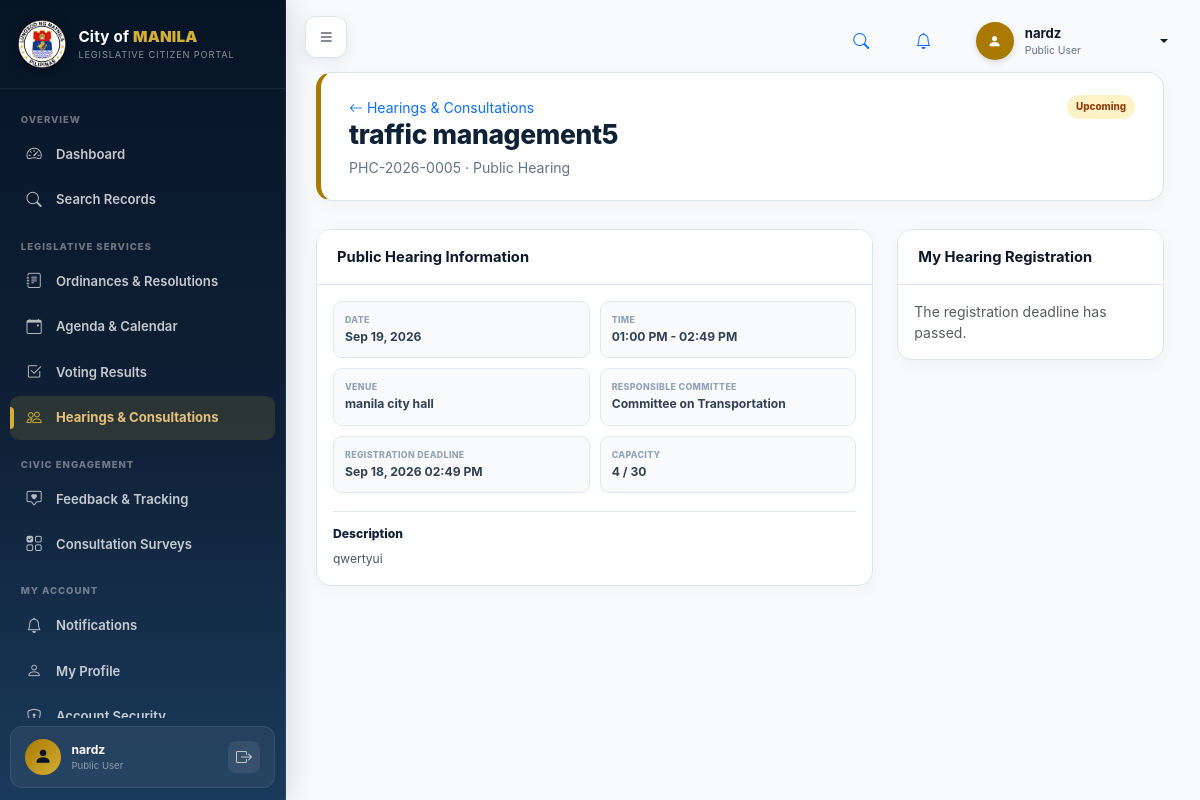
The app's page /citizen_portal/modules/hearings/view.php?id=5 (signed in) with its own data.
### tables this page shows
CREATE TABLE `users` (
  `id` int(11) NOT NULL,
  `username` varchar(100) DEFAULT NULL,
  `full_name` varchar(150) NOT NULL,
  `email` varchar(150) NOT NULL,
  `phone` varchar(50) DEFAULT NULL,
  `password` varchar(255) NOT NULL,
  `role_id` int(11) NOT NULL,
  `office_id` int(11) DEFAULT NULL,
  `department_id` int(11) DEFAULT NULL,
  `status` varchar(50) DEFAULT 'Active',
  `created_at` timestamp NOT NULL DEFAULT current_timestamp(),
  `last_login_at` datetime DEFAULT NULL,
  `updated_at` timestamp NOT NULL DEFAULT current_timestamp() ON UPDATE current_timestamp(),
  `deleted_at` datetime DEFAULT NULL
);

CREATE TABLE `roles` (
  `id` int(11) NOT NULL,
  `name` varchar(100) NOT NULL,
  `created_at` timestamp NOT NULL DEFAULT current_timestamp()
);

CREATE TABLE `hearings` (
  `id` int(11) NOT NULL,
  `legislative_item_id` int(11) DEFAULT NULL,
  `reference_number` varchar(100) DEFAULT NULL,
  `title` varchar(255) NOT NULL,
  `hearing_type_id` int(11) DEFAULT NULL,
  `committee_id` int(11) DEFAULT NULL,
  `venue` varchar(255) DEFAULT NULL,
  `hearing_date` date NOT NULL,
  `end_date` date DEFAULT NULL,
  `hearing_time` time NOT NULL,
  `end_time` time DEFAULT NULL,
  `status` varchar(50) NOT NULL DEFAULT 'Upcoming',
  `description` text DEFAULT NULL,
  `created_at` timestamp NOT NULL DEFAULT current_timestamp(),
  `registration_deadline` datetime DEFAULT NULL,
  `maximum_participants` int(11) DEFAULT NULL,
  `meeting_link` varchar(500) DEFAULT NULL,
  `visibility` varchar(30) DEFAULT 'Public',
  `created_by` int(11) DEFAULT NULL,
  `updated_at` timestamp NOT NULL DEFAULT current_timestamp() ON UPDATE current_timestamp(),
  `cancelled_at` datetime DEFAULT NULL,
  `cancellation_reason` text DEFAULT NULL
);

CREATE TABLE `hearing_types` (
  `id` int(11) NOT NULL,
  `name` varchar(100) NOT NULL
);

CREATE TABLE `committees` (
  `id` int(11) NOT NULL,
  `name` varchar(150) NOT NULL,
  `description` text DEFAULT NULL,
  `created_at` timestamp NOT NULL DEFAULT current_timestamp(),
  `office_id` int(11) DEFAULT NULL,
  `status` varchar(30) DEFAULT 'Active',
  `updated_at` timestamp NOT NULL DEFAULT current_timestamp() ON UPDATE current_timestamp()
);

### citizen_portal/includes/functions.php (called while the page is built, shortened)
<?php
function e(?string $value): string
{
    return htmlspecialchars($value??'',ENT_QUOTES,'UTF-8');
}
function appUrl(string $path=''): string
{
    return rtrim(APP_URL,'/').'/'.ltrim($path,'/');
}
function formatDate(?string $date,string $format='M d, Y'): string
{
    $time=strtotime($date);
    return $time?date($format,$time):'—';
}
function formatDateTime(?string $date,string $format='M d, Y h:i A'): string
{
    return formatDate($date,$format);
}

### citizen_portal/includes/auth.php (called while the page is built, shortened)
<?php
require_once __DIR__.'/../config/database.php';
require_once __DIR__.'/functions.php';
function isLoggedIn(): bool
{
    return !empty($_SESSION['citizen_user_id']);
}
function currentUserId(): int
{
    return (int)($_SESSION['citizen_user_id']??0);
}
function currentUser(): ?array
{
    return [
        'id'=>currentUserId(),
        'full_name'=>(string)($_SESSION['citizen_full_name']??''),
        'email'=>(string)($_SESSION['citizen_email']??''),
        'role_name'=>(string)($_SESSION['citizen_role_name']??''),
    ];
}
function portalAccountRow(int $userId): ?array
{
    try{
        $q=db()->prepare(
            'SELECT u.id,u.username,u.full_name,u.email,u.phone,
                    u.password,u.status,u.deleted_at,
                    r.name role_name
             FROM users u
             JOIN roles r ON r.id=u.role_id
             WHERE u.id=:user
             LIMIT 1'
        );
        $q->execute([':user'=>$userId]);
        $row=$q->fetch();
        return $row?:null;
    }catch(Throwable $e){
        error_log('[Citizen Portal account row] '.$e->getMessage());
        return null;
    }
}
function requireLogin(): void
{
    $userId=currentUserId();
    $account=portalAccountRow($userId);
}

### citizen_portal/config/database.php (called while the page is built, shortened)
<?php
final class Database
{
    private static ?PDO $instance=null;
    public static function getInstance(): PDO
    {
        if(self::$instance===null){
            $dsn='mysql:host='.DB_HOST.';dbname='.DB_NAME.';charset='.DB_CHARSET;
            self::$instance=new PDO($dsn,DB_USER,DB_PASS,[
                PDO::ATTR_ERRMODE=>PDO::ERRMODE_EXCEPTION,
                PDO::ATTR_DEFAULT_FETCH_MODE=>PDO::FETCH_ASSOC,
                PDO::ATTR_EMULATE_PREPARES=>false,
            ]);
        }
        return self::$instance;
    }
}
function db(): PDO
{
    return Database::getInstance();
}

### citizen_portal/includes/public_data.php (called while the page is built, shortened)
<?php
require_once __DIR__.'/auth.php';
function portalStatusClass(string $status): string
{
    $s=strtolower(trim($status));
    if(in_array($s,[
        'in progress','ongoing','upcoming','scheduled','under review'
    ],true))return 'warn';
    return 'neutral';
}

### citizen_portal/modules/hearings/view.php (the view, shortened to what this page needs)
<?php
require_once __DIR__.'/../../includes/citizen_services.php';
requireLogin();
$pdo=db();
$id=(int)($_GET['id']??0);
$q=$pdo->prepare(
    'SELECT
        h.*,ht.name hearing_type,c.name committee_name,
        li.reference_number legislative_reference,li.title legislative_title,
        li.visibility legislative_visibility,
        (SELECT COUNT(*) FROM registrations r
         WHERE r.hearing_id=h.id
           AND r.registration_status IN ("Pending","Approved")) registration_count
     FROM hearings h
     LEFT JOIN hearing_types ht ON ht.id=h.hearing_type_id
     LEFT JOIN committees c ON c.id=h.committee_id
     LEFT JOIN legislative_items li ON li.id=h.legislative_item_id
     WHERE h.id=:id
       AND h.visibility="Public"
       AND h.status IN ("Upcoming","Ongoing","Completed")
     LIMIT 1'
);
$q->execute([':id'=>$id]);
$hearing=$q->fetch();
$registration=null;
$deadlineOk=!$hearing['registration_deadline']||strtotime($hearing['registration_deadline'])>=time();
$capacityOk=!$hearing['maximum_participants']||(int)$hearing['registration_count']<(int)$hearing['maximum_participants'];
$registrationOpen=$hearing['status']==='Upcoming'&&$deadlineOk&&$capacityOk&&!$registration;
$activeMenu='hearings';
$extraCss=[appUrl('assets/css/public-modules.css')];
include __DIR__.'/../../layouts/header.php';
?>
<div class="app-shell">
<?php include __DIR__.'/../../layouts/sidebar.php'; ?>
<main class="main-content">
<div class="page-head">
<div>
<a class="small text-decoration-none" href="<?= e(appUrl('modules/hearings/index.php')) ?>"><i class="bi bi-arrow-left"></i> Hearings & Consultations</a>
<h1><?= e($hearing['title']) ?></h1>
<p><?= e($hearing['reference_number']?:'Public Hearing') ?> · <?= e($hearing['hearing_type']?:'Hearing') ?></p>
</div>
<span class="public-status <?= e(portalStatusClass($hearing['status'])) ?>"><?= e($hearing['status']) ?></span>
</div>
<div class="row g-4">
<div class="col-xl-8">
<div class="card portal-card mb-4">
<div class="card-header">Public Hearing Information</div>
<div class="card-body">
<div class="public-detail-grid">
<div><small>Date</small><strong><?= formatDate($hearing['hearing_date']) ?></strong></div>
<div><small>Time</small><strong><?= e(date('h:i A',strtotime($hearing['hearing_time']))) ?><?= $hearing['end_time']?' - '.e(date('h:i A',strtotime($hearing['end_time']))):'' ?></strong></div>
<div><small>Venue</small><strong><?= e($hearing['venue']?:'To be announced') ?></strong></div>
<div><small>Responsible Committee</small><strong><?= e($hearing['committee_name']?:'—') ?></strong></div>
<div><small>Registration Deadline</small><strong><?= formatDateTime($hearing['registration_deadline']) ?></strong></div>
<div><small>Capacity</small><strong><?= $hearing['maximum_participants']?(int)$hearing['registration_count'].' / '.(int)$hearing['maximum_participants']:'No public limit set' ?></strong></div>
</div>
<?php if($hearing['description']): ?><div class="public-text-block"><h3>Description</h3><p><?= nl2br(e($hearing['description'])) ?></p></div><?php endif; ?>
</div>
</div>
</div>
<div class="col-xl-4">
<div class="card portal-card">
<div class="card-header">My Hearing Registration</div>
<div class="card-body">
<?php if($registration): ?>
<div class="safe-note mb-3"><i class="bi bi-person-check"></i><div><strong><?= e($registration['registration_status']) ?></strong><span>Registration code: <?= e($registration['registration_code']?:'Pending assignment') ?></span></div></div>
<div class="public-side-list">
<div><small>Attendance Type</small><strong><?= e($registration['attendance_type']) ?></strong></div>
<div><small>Registered</small><strong><?= formatDateTime($registration['registered_at']) ?></strong></div>
<div><small>Approved</small><strong><?= formatDateTime($registration['approved_at']) ?></strong></div>
</div>
<?php else: ?>
<div class="text-muted small">
<?php if($hearing['status']!=='Upcoming'): ?>Registration is no longer open for this hearing.
<?php elseif(!$deadlineOk): ?>The registration deadline has passed.
<?php elseif(!$capacityOk): ?>The public registration capacity has been reached.
<?php else: ?>Registration is unavailable.<?php endif; ?>
</div>
<?php endif; ?>
</div>
</div>
</div>
</div>
</main>
</div>
<?php include __DIR__.'/../../layouts/footer.php'; ?>

### citizen_portal/layouts/header.php (shortened to what this page needs)
<?php
$user = currentUser();
?>
<!doctype html>
<html lang="en">
<head>
<link rel="stylesheet" href="https://cdn.jsdelivr.net/npm/bootstrap@5.3.3/dist/css/bootstrap.min.css">
<link rel="stylesheet" href="https://cdn.jsdelivr.net/npm/bootstrap-icons@1.11.3/font/bootstrap-icons.css">
<link rel="stylesheet" href="<?= e(appUrl('assets/css/style.css?v=' . time())) ?>">
<link rel="stylesheet" href="<?= e(appUrl('assets/css/orlms-shell.css?v=' . time())) ?>">
<?php if(!empty($extraCss)): foreach($extraCss as $css): ?>
<link rel="stylesheet" href="<?= e($css) ?>">
<?php endforeach; endif; ?>
</head>
<body>
<header class="orlms-topbar">
    <button class="orlms-menu-button" id="sidebarToggle" type="button" aria-label="Toggle Sidebar">
        <i class="bi bi-list"></i>
    </button>
    <div class="orlms-topbar-actions">
        <a class="orlms-topbar-icon" href="<?= e(appUrl('pages/search.php')) ?>" title="Search Public Records">
            <i class="bi bi-search"></i>
        </a>
        <a class="orlms-topbar-icon" href="<?= e(appUrl('pages/notifications.php')) ?>" title="Notifications">
            <i class="bi bi-bell"></i>
        </a>
        <div class="dropdown">
            <button class="orlms-user-button dropdown-toggle" type="button" data-bs-toggle="dropdown" aria-expanded="false">
                <span class="orlms-avatar"><i class="bi bi-person-fill"></i></span>
                <div class="orlms-user-copy">
                    <strong><?= e($user['full_name'] ?? 'Citizen User') ?></strong>
                    <small><?= e($user['role_name'] ?? 'Public Citizen') ?></small>
                </div>
            </button>
        </div>
    </div>
</header>

### citizen_portal/layouts/sidebar.php (shortened to what this page needs)
<?php
$activeMenu = $activeMenu ?? 'dashboard';
$user = currentUser();
$navGroups = [
    'Overview' => [
        ['dashboard', 'Dashboard', 'bi-speedometer2', 'dashboard.php'],
        ['search', 'Search Records', 'bi-search', 'pages/search.php'],
    ],
    'Legislative Services' => [
        ['ordinances', 'Ordinances & Resolutions', 'bi-journal-text', 'modules/ordinances/index.php'],
        ['calendar', 'Agenda & Calendar', 'bi-calendar-event', 'modules/calendar/index.php'],
        ['voting', 'Voting Results', 'bi-check2-square', 'modules/voting/index.php'],
        ['hearings', 'Hearings & Consultations', 'bi-people', 'modules/hearings/index.php'],
    ],
    'Civic Engagement' => [
        ['engagement', 'Feedback & Tracking', 'bi-chat-square-heart', 'modules/engagement/index.php'],
        ['surveys', 'Consultation Surveys', 'bi-ui-checks-grid', 'modules/surveys/index.php'],
    ],
    'My Account' => [
        ['notifications', 'Notifications', 'bi-bell', 'pages/notifications.php'],
        ['profile', 'My Profile', 'bi-person', 'pages/profile.php'],
        ['security', 'Account Security', 'bi-shield-lock', 'pages/account_security.php'],
    ],
];
?>
<aside class="sidebar orlms-sidebar" id="sidebar">
    <div class="sidebar-brand">
        <img src="<?= e(appUrl('assets/images/manila.png')) ?>" alt="City of Manila Seal" class="sidebar-logo">
        <div class="sidebar-brand-text">
            <strong>City of <b>MANILA</b></strong>
            <small>Legislative Citizen Portal</small>
        </div>
    </div>
    <nav class="sidebar-nav">
        <?php foreach ($navGroups as $groupLabel => $items): ?>
            <div class="sidebar-section-heading"><?= e($groupLabel) ?></div>
            <?php foreach ($items as [$key, $label, $icon, $url]): ?>
                <a class="sidebar-link <?= $activeMenu === $key ? 'active' : '' ?>" href="<?= e(appUrl($url)) ?>" title="<?= e($label) ?>">
                    <i class="bi <?= e($icon) ?>"></i>
                    <span><?= e($label) ?></span>
                    <?php if ($activeMenu === $key): ?><b class="active-indicator"></b><?php endif; ?>
                </a>
            <?php endforeach; ?>
        <?php endforeach; ?>
    </nav>
    <div class="sidebar-user-footer">
        <div class="user-avatar-circle">
            <i class="bi bi-person-fill"></i>
        </div>
        <div class="user-info-text">
            <strong><?= e($user['full_name'] ?? 'Citizen User') ?></strong>
            <small><?= e($user['role_name'] ?? 'Public Citizen') ?></small>
        </div>
        <form method="post" action="<?= e(appUrl('logout.php')) ?>" class="m-0 ms-auto">
            <button type="submit" class="btn-sidebar-logout" title="Sign Out">
                <i class="bi bi-box-arrow-right"></i>
            </button>
        </form>
    </div>
</aside>

### records on screen
users: full_name "nardz", role.name "Public User"
hearings: title "traffic management5", reference_number "PHC-2026-0005", hearing_type.name "Public Hearing", status "Upcoming", hearing_date "Sep 19, 2026", hearing_time "01:00 PM", end_time "02:49 PM", venue "manila city hall", committee.name "Committee on Transportation", registration_deadline "Sep 18, 2026 02:49 PM", maximum_participants "30", description "qwertyui"

### other values on screen
$groupLabel "OVERVIEW"
$label "Dashboard"
$label "Search Records"
$groupLabel "LEGISLATIVE SERVICES"
$label "Ordinances & Resolutions"
$label "Agenda & Calendar"
$label "Voting Results"
$label "Hearings & Consultations"
$groupLabel "CIVIC ENGAGEMENT"
$label "Feedback & Tracking"
$label "Consultation Surveys"
$groupLabel "MY ACCOUNT"
$label "Notifications"
$label "My Profile"
$hearing['registration_count'] "4"
